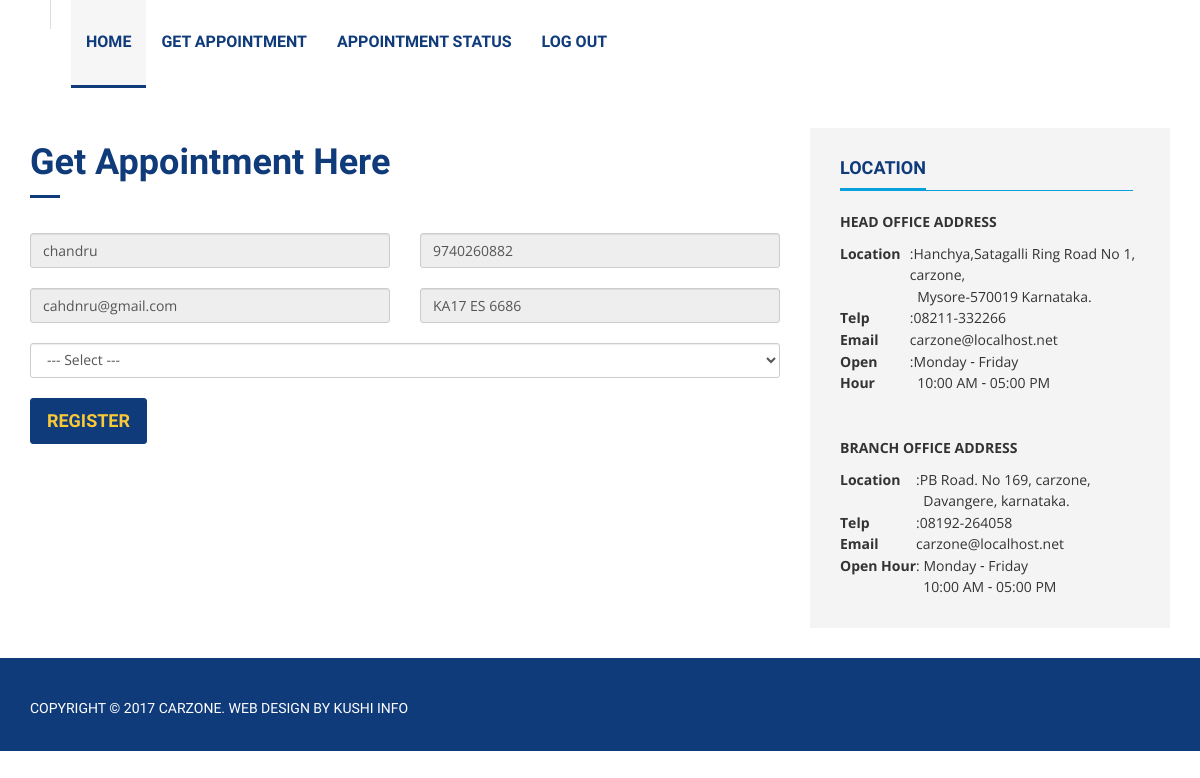
Screenshot of /user/Appointment.php (signed in) with the database file from the repository.
### tables this page shows
CREATE TABLE IF NOT EXISTS `tbl_apointment` (
  `fname` varchar(50) NOT NULL,
  `email` varchar(20) NOT NULL,
  `mobile` varchar(12) NOT NULL,
  `vno` varchar(20) NOT NULL,
  `vmodel` varchar(25) NOT NULL,
  `voname` varchar(25) NOT NULL,
  `rid` int(10) NOT NULL AUTO_INCREMENT,
  PRIMARY KEY (`email`),
  UNIQUE KEY `rid` (`rid`)
);

### user/Appointment.php (the view, shortened to what this page needs)
<?php include('header.php'); ?>
<?php
				$qry=("select * from tbl_apointment where email='$username'");
                $sql= mysql_query($qry) or die (mysql_error());
				while($row= mysql_fetch_array($sql))
                   {
                        $fname=$row['fname'];
                        $email=$row['email'];
                        $mobile=$row['mobile'];
                        $vno=$row['vno'];
				}
?>
        <div id="main">
            <div class="container">
                <div class="row">
                    <div id="primary" class="content-area">
                        <div id="content" class="site-content">
                                <div class="inner">
                                    <h1 class="entry-title">
                                        <a href="#">Get Appointment Here</a>
                                    </h1>
                                    <div class="entry-content">
									<form action="" method="post" >
                                        <div class="row contact-form">
                                            <div class="col-lg-6">
									<input type="text" class="form-control" placeholder="Your Name" value="<?php echo $fname; ?>" readonly>
                                            </div>
                                            <div class="col-lg-6">
                                                <input type="text" name="mobileno" value="<?php echo $mobile; ?>" class="form-control" placeholder="Your Phone Number" readonly>
                                            </div>
                                            <div class="col-lg-6">
                                                <input type="email" name="email" value="<?php echo $email; ?>" class="form-control" placeholder="Your Email" readonly>
                                            </div>
                                            <div class="col-lg-6">
                                                <input type="text" class="form-control" placeholder="Vehicle No (KA 17 L 9933)" value="<?php echo $vno; ?>" readonly>
                                            </div>
                                            <div class="col-lg-12">
                                                <select name="applied_for" class='form-control'>
												<option value="-1"> --- Select --- </option>
												</select>
                                            </div>
                                            <div class="col-lg-12">
                                                <input class="btn btn-lg btn-default" name="register" type="submit" id="register" value="register">
                                            </div>
                                        </div>
</form>
                                    </div>
                                </div>
                        </div>
                    </div>
                    <div id="secondary" class="col-md-4">
                            <div class="widget">
                                <div class="widget-title-outer">
                                    <h3 class="widget-title">Location</h3>
                                </div>
                                <div class="widget-content">
                                    <p><strong>HEAD OFFICE ADDRESS</strong></p>
                                    <table>
                                        <tbody>
                                            <tr>
                                                <td><strong>Location</strong></td>
                                                <td> :Hanchya,Satagalli Ring Road No 1, carzone,<br>&nbsp;&nbsp;Mysore-570019 Karnataka.</td>
                                            </tr>
                                            <tr>
                                                <td><strong>Telp</strong></td>
                                                <td>:08211-332266</td>
                                            </tr>
                                            <tr>
                                                <td><strong>Email</strong></td>
                                                <td>carzone@localhost.net</a></td>
                                            </tr>
                                            <tr>
                                                <td><strong>Open Hour</strong></td>
                                                <td>:Monday &dash; Friday <br> &nbsp;&nbsp;10:00 AM &dash; 05:00 PM</td>
                                            </tr>
                                        </tbody>
                                    </table>
                                    <br/>
                                    <br/>
                                    <p><strong>BRANCH OFFICE ADDRESS</strong></p>
                                    <table>
                                        <tbody>
                                            <tr>
                                                <td><strong>Location</strong></td>
                                                <td> :PB Road. No 169, carzone, <br>&nbsp;&nbsp;Davangere, karnataka.</td>
                                            </tr>
                                            <tr>
                                                <td><strong>Telp</strong></td>
                                                <td> :08192-264058</td>
                                            </tr>
                                            <tr>
                                                <td><strong>Email</strong></td>
                                                <td>carzone@localhost.net</a></td>
                                            </tr>
                                            <tr>
                                                <td><strong>Open Hour</strong></td>
                                               <td> : Monday &dash; Friday <br> &nbsp;&nbsp;10:00 AM &dash; 05:00 PM</td>
                                            </tr>
                                        </tbody>
                                    </table>
                                </div>
                            </div>
                  </div>
                </div>
            </div>
        <div class="footer-credit">
            <div class="container">
                <div class="row">
                    <div class="col-md-8">
                        <p class="copy">COPYRIGHT &copy; 2017 CARZONE. WEB DESIGN BY KUSHI INFO</p>
                    </div>
                    <div class="col-md-6">
                    </div>
                </div>
            </div>
        </div>
    </div>
  </body>
</html>

### rows the page displays
tbl_apointment: fname "chandru", mobileno "9740260882", email "cahdnru@gmail.com", vno "KA17 ES 6686"
